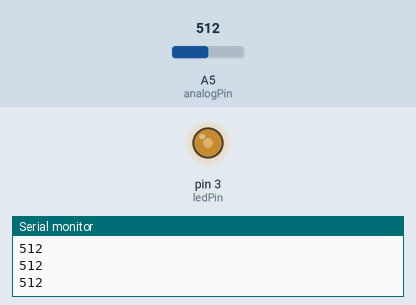
Recording of a sketch running on a simulated Arduino Uno, built with avr-gcc and run on an emulated ATmega328P. On the bench: output pins drawn as LEDs (lit = HIGH), the last lines printed to the serial monitor. The test bench sets the inputs (shaded band); at power-on: A5 (analogPin) = 512.

Above: at 1.2 s.
1.3 s: A5 (analogPin) set to 716
At 2.0 s:
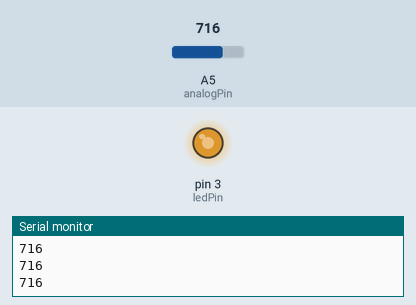
2.8 s: A5 (analogPin) set to 900
At 3.3 s:
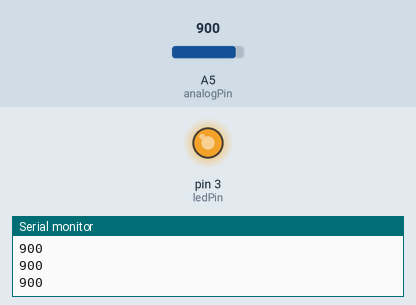
4.3 s: A5 (analogPin) set to 122
At 4.6 s:
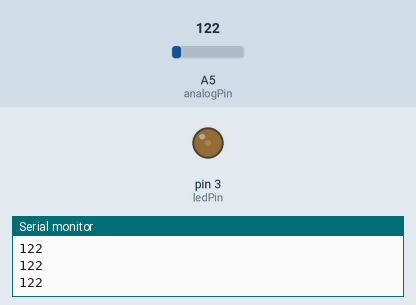
5.8 s: A5 (analogPin) set to 0
At 7.1 s:
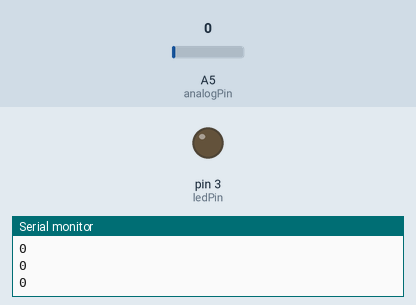
Timing chart, 0 to 8.3 s (numbered marks = the images above; inputs shaded):
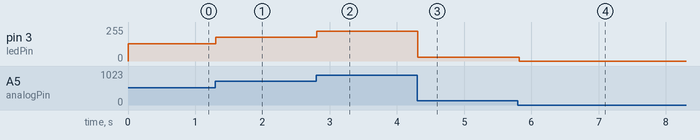

Measured:
- after the input at 1.3 s, pin 3 (ledPin): 128/255 → 179/255 at once
- after the input at 2.8 s, pin 3 (ledPin): 179/255 → 225/255 at once
- after the input at 4.3 s, pin 3 (ledPin): 225/255 → 30/255 at once
- after the input at 5.8 s, pin 3 (ledPin): 30/255 → 0/255 at once

The sketch:

potentiometer_to_led.ino
```cpp
// 效果
// 电位器控制LED灯亮度
//
// 接线说明
// 电位器
// 三个脚分别插a26, a28, a30，电位器不分电源和地线
// 电源 a26, e26 => 5V
// 数据 a28, e28 => A5
// 地线 a30, d30 => GND
// LED
// 正极 a15，负极 a17
// 电阻 (1K) b15 => i15
// 电源 j15 => 3
// 地线 e17 => e30

int ledPin = 3;
int analogPin = A5;

void setup() {
  pinMode(ledPin, OUTPUT);
  Serial.begin(9600);
}

void loop() {
  int val = analogRead(analogPin);
  Serial.println(val);
  analogWrite(ledPin, val/4);
  delay(100);
}
```
